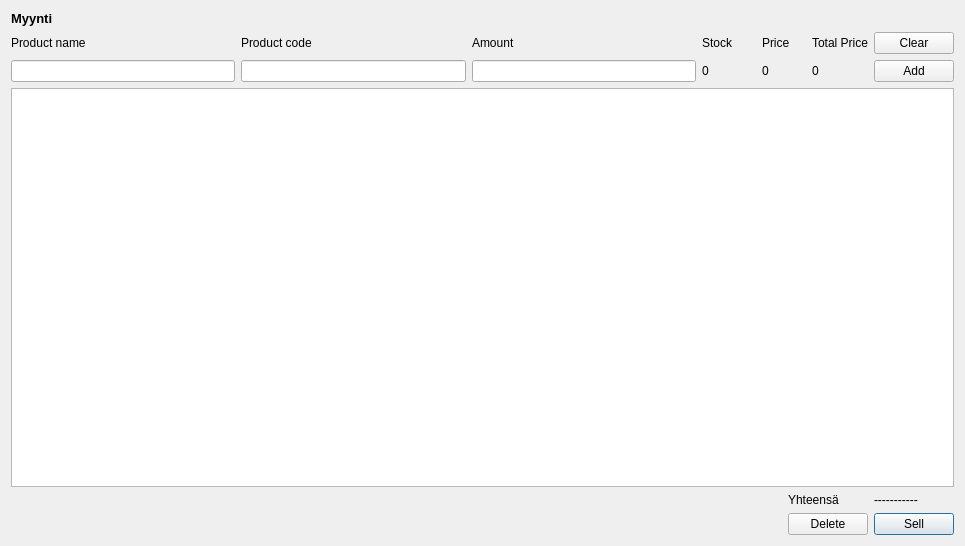
<?xml version="1.0" encoding="UTF-8"?>
<ui version="4.0">
 <class>sale</class>
 <widget class="QDialog" name="sale">
  <property name="geometry">
   <rect>
    <x>0</x>
    <y>0</y>
    <width>965</width>
    <height>546</height>
   </rect>
  </property>
  <property name="windowTitle">
   <string>Dialog</string>
  </property>
  <layout class="QGridLayout" name="gridLayout_3">
   <item row="3" column="0">
    <spacer name="horizontalSpacer">
     <property name="orientation">
      <enum>Qt::Horizontal</enum>
     </property>
     <property name="sizeHint" stdset="0">
      <size>
       <width>779</width>
       <height>20</height>
      </size>
     </property>
    </spacer>
   </item>
   <item row="3" column="1">
    <layout class="QGridLayout" name="gridLayout_2">
     <item row="0" column="0">
      <widget class="QLabel" name="label_2">
       <property name="text">
        <string>Yhteensä</string>
       </property>
      </widget>
     </item>
     <item row="0" column="1">
      <widget class="QLabel" name="label_ostokset_yhteensa">
       <property name="text">
        <string>-----------</string>
       </property>
      </widget>
     </item>
     <item row="1" column="1">
      <widget class="QPushButton" name="myy">
       <property name="text">
        <string>Sell</string>
       </property>
      </widget>
     </item>
     <item row="1" column="0">
      <widget class="QPushButton" name="button_delete_row">
       <property name="text">
        <string>Delete</string>
       </property>
      </widget>
     </item>
    </layout>
   </item>
   <item row="1" column="0" colspan="2">
    <layout class="QGridLayout" name="gridLayout">
     <item row="1" column="1">
      <widget class="QLabel" name="label_10">
       <property name="text">
        <string>Product code</string>
       </property>
      </widget>
     </item>
     <item row="2" column="5">
      <widget class="QLabel" name="label_tuotehinta_yhteensa">
       <property name="text">
        <string>0</string>
       </property>
      </widget>
     </item>
     <item row="1" column="0">
      <widget class="QLabel" name="label_3">
       <property name="text">
        <string>Product name</string>
       </property>
      </widget>
     </item>
     <item row="2" column="2">
      <widget class="QLineEdit" name="lineEdit_m_maara">
       <property name="text">
        <string/>
       </property>
      </widget>
     </item>
     <item row="2" column="4">
      <widget class="QLabel" name="label_tuotehinta">
       <property name="text">
        <string>0</string>
       </property>
      </widget>
     </item>
     <item row="1" column="6">
      <widget class="QPushButton" name="lineEdit_clear">
       <property name="text">
        <string>Clear</string>
       </property>
      </widget>
     </item>
     <item row="2" column="1">
      <widget class="QLineEdit" name="lineEdit_m_koodi"/>
     </item>
     <item row="2" column="0">
      <widget class="QLineEdit" name="lineEdit_m_nimi"/>
     </item>
     <item row="2" column="6">
      <widget class="QPushButton" name="pushButton_lisaa_tuote">
       <property name="text">
        <string>Add</string>
       </property>
      </widget>
     </item>
     <item row="1" column="2">
      <widget class="QLabel" name="label_4">
       <property name="text">
        <string>Amount</string>
       </property>
      </widget>
     </item>
     <item row="1" column="4">
      <widget class="QLabel" name="label_6">
       <property name="text">
        <string>Price     </string>
       </property>
      </widget>
     </item>
     <item row="1" column="5">
      <widget class="QLabel" name="label_5">
       <property name="text">
        <string>Total Price</string>
       </property>
      </widget>
     </item>
     <item row="1" column="3">
      <widget class="QLabel" name="label_7">
       <property name="text">
        <string>Stock       </string>
       </property>
      </widget>
     </item>
     <item row="2" column="3">
      <widget class="QLabel" name="label_stock">
       <property name="text">
        <string>0</string>
       </property>
      </widget>
     </item>
    </layout>
   </item>
   <item row="2" column="0" colspan="2">
    <widget class="QTableWidget" name="tableView_myynti_tuotteet"/>
   </item>
   <item row="0" column="0">
    <widget class="QLabel" name="label">
     <property name="font">
      <font>
       <pointsize>10</pointsize>
       <weight>75</weight>
       <bold>true</bold>
      </font>
     </property>
     <property name="text">
      <string>Myynti</string>
     </property>
    </widget>
   </item>
  </layout>
 </widget>
 <resources/>
 <connections/>
</ui>
